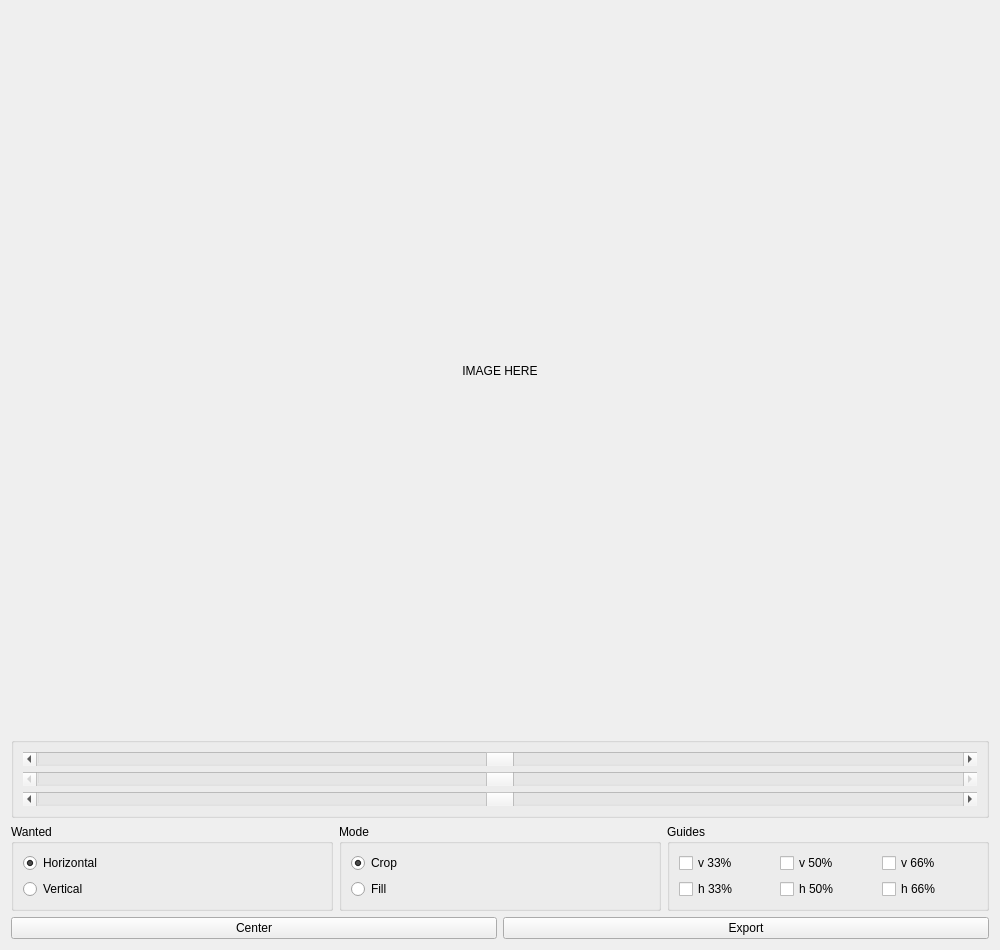
<?xml version="1.0" encoding="UTF-8"?>
<ui version="4.0">
 <class>main_widget</class>
 <widget class="QWidget" name="main_widget">
  <property name="enabled">
   <bool>true</bool>
  </property>
  <property name="geometry">
   <rect>
    <x>0</x>
    <y>0</y>
    <width>1000</width>
    <height>950</height>
   </rect>
  </property>
  <property name="minimumSize">
   <size>
    <width>1000</width>
    <height>0</height>
   </size>
  </property>
  <property name="acceptDrops">
   <bool>true</bool>
  </property>
  <property name="windowTitle">
   <string>QuickBac</string>
  </property>
  <layout class="QVBoxLayout" name="verticalLayout">
   <item>
    <widget class="QLabel" name="image">
     <property name="sizePolicy">
      <sizepolicy hsizetype="Preferred" vsizetype="MinimumExpanding">
       <horstretch>0</horstretch>
       <verstretch>0</verstretch>
      </sizepolicy>
     </property>
     <property name="minimumSize">
      <size>
       <width>0</width>
       <height>360</height>
      </size>
     </property>
     <property name="acceptDrops">
      <bool>false</bool>
     </property>
     <property name="layoutDirection">
      <enum>Qt::LayoutDirection::LeftToRight</enum>
     </property>
     <property name="text">
      <string>IMAGE HERE</string>
     </property>
     <property name="scaledContents">
      <bool>false</bool>
     </property>
     <property name="alignment">
      <set>Qt::AlignmentFlag::AlignCenter</set>
     </property>
     <property name="textInteractionFlags">
      <set>Qt::TextInteractionFlag::NoTextInteraction</set>
     </property>
    </widget>
   </item>
   <item>
    <widget class="QGroupBox" name="offsets">
     <property name="title">
      <string/>
     </property>
     <layout class="QVBoxLayout" name="verticalLayout_4">
      <item>
       <widget class="QScrollBar" name="primary_offset">
        <property name="toolTip">
         <string>primary offset</string>
        </property>
        <property name="toolTipDuration">
         <number>-1</number>
        </property>
        <property name="statusTip">
         <string/>
        </property>
        <property name="whatsThis">
         <string/>
        </property>
        <property name="minimum">
         <number>0</number>
        </property>
        <property name="maximum">
         <number>1000</number>
        </property>
        <property name="value">
         <number>500</number>
        </property>
        <property name="orientation">
         <enum>Qt::Orientation::Horizontal</enum>
        </property>
       </widget>
      </item>
      <item>
       <widget class="QScrollBar" name="secondary_offset">
        <property name="enabled">
         <bool>false</bool>
        </property>
        <property name="toolTip">
         <string>secondary offset</string>
        </property>
        <property name="maximum">
         <number>1000</number>
        </property>
        <property name="value">
         <number>500</number>
        </property>
        <property name="orientation">
         <enum>Qt::Orientation::Horizontal</enum>
        </property>
       </widget>
      </item>
      <item>
       <widget class="QScrollBar" name="zoom">
        <property name="toolTip">
         <string>zoom</string>
        </property>
        <property name="minimum">
         <number>1</number>
        </property>
        <property name="maximum">
         <number>1000</number>
        </property>
        <property name="value">
         <number>500</number>
        </property>
        <property name="orientation">
         <enum>Qt::Orientation::Horizontal</enum>
        </property>
       </widget>
      </item>
     </layout>
    </widget>
   </item>
   <item>
    <layout class="QHBoxLayout" name="group_controls">
     <property name="sizeConstraint">
      <enum>QLayout::SizeConstraint::SetMinimumSize</enum>
     </property>
     <item>
      <widget class="QGroupBox" name="group_wanted">
       <property name="title">
        <string>Wanted</string>
       </property>
       <layout class="QVBoxLayout" name="verticalLayout_2">
        <item>
         <widget class="QRadioButton" name="horizontal">
          <property name="text">
           <string>Horizontal</string>
          </property>
          <property name="checked">
           <bool>true</bool>
          </property>
         </widget>
        </item>
        <item>
         <widget class="QRadioButton" name="vertical">
          <property name="text">
           <string>Vertical</string>
          </property>
         </widget>
        </item>
       </layout>
      </widget>
     </item>
     <item>
      <widget class="QGroupBox" name="group_mode">
       <property name="title">
        <string>Mode</string>
       </property>
       <layout class="QVBoxLayout" name="verticalLayout_3">
        <item>
         <widget class="QRadioButton" name="crop">
          <property name="text">
           <string>Crop</string>
          </property>
          <property name="checked">
           <bool>true</bool>
          </property>
         </widget>
        </item>
        <item>
         <widget class="QRadioButton" name="fill">
          <property name="text">
           <string>Fill</string>
          </property>
         </widget>
        </item>
       </layout>
      </widget>
     </item>
     <item>
      <widget class="QGroupBox" name="group_guides">
       <property name="title">
        <string>Guides</string>
       </property>
       <layout class="QGridLayout" name="gridLayout">
        <item row="0" column="1">
         <widget class="QCheckBox" name="vertical_50_percent">
          <property name="text">
           <string>v 50%</string>
          </property>
         </widget>
        </item>
        <item row="0" column="0">
         <widget class="QCheckBox" name="vertical_33_percent">
          <property name="text">
           <string>v 33%</string>
          </property>
         </widget>
        </item>
        <item row="1" column="0">
         <widget class="QCheckBox" name="horizontal_33_percent">
          <property name="text">
           <string>h 33%</string>
          </property>
         </widget>
        </item>
        <item row="1" column="1">
         <widget class="QCheckBox" name="horizontal_50_percent">
          <property name="text">
           <string>h 50%</string>
          </property>
         </widget>
        </item>
        <item row="0" column="2">
         <widget class="QCheckBox" name="vertical_66_percent">
          <property name="text">
           <string>v 66%</string>
          </property>
         </widget>
        </item>
        <item row="1" column="2">
         <widget class="QCheckBox" name="horizontal_66_percent">
          <property name="text">
           <string>h 66%</string>
          </property>
         </widget>
        </item>
       </layout>
      </widget>
     </item>
    </layout>
   </item>
   <item>
    <layout class="QHBoxLayout" name="buttons">
     <property name="sizeConstraint">
      <enum>QLayout::SizeConstraint::SetMinimumSize</enum>
     </property>
     <item>
      <widget class="QPushButton" name="button_center">
       <property name="text">
        <string>Center</string>
       </property>
      </widget>
     </item>
     <item>
      <widget class="QPushButton" name="button_export">
       <property name="text">
        <string>Export</string>
       </property>
      </widget>
     </item>
    </layout>
   </item>
  </layout>
 </widget>
 <resources/>
 <connections/>
</ui>
